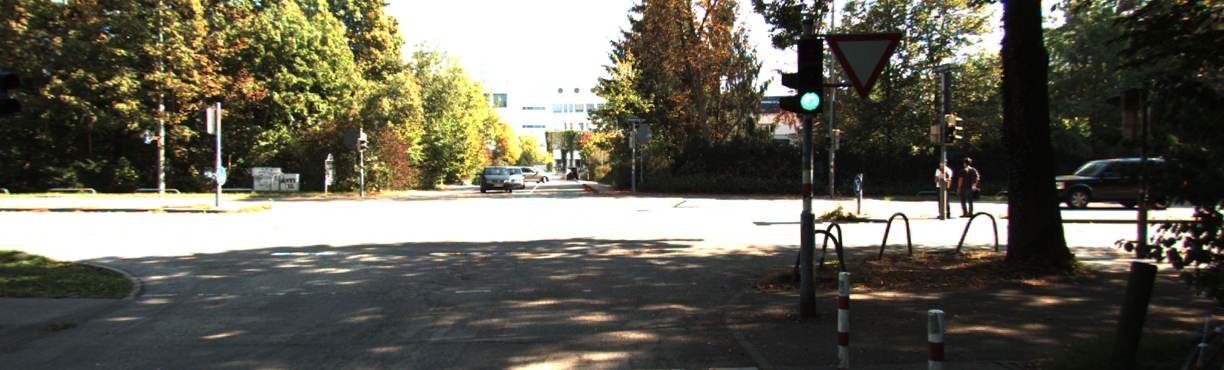
#> input picture project2/adaptive_hist_data/0000000000.png, 1224 x 370 px; its folder holds only this picture in this run
$ python HistogramEQ.py
#> lines starting #> are read from the running program, lines starting #| are printed output that depends on the picture
import cv2
import glob
import numpy as np
import matplotlib.pyplot as plt

def get_histogram(image, bins):

    histogram = np.zeros(bins)

    for pixel in image:
        histogram[pixel] += 1

    return histogram


def cumsum(a):
    a = iter(a)
    b = [next(a)]
    for i in a:
        b.append(b[-1] + i)
    return np.array(b)

def Normalize(cs):

    nj = (cs - cs.min()) * 255
    N = cs.max() - cs.min()
    cs = nj / N
    return cs


def user_input():
    while True:
        try:
            # cast to float
            initial_input = float(input("Please enter a number between 1 and 0"))      # check it is in the correct range and is so return
            if 0 <= initial_input <= 1:
                return (initial_input)
            # else tell user they are not in the correct range
            print("Please try again, it must be a number between 0 and 1")
        except ValueError:
            # got something that could not be cast to a float
            print("Input must be numeric.")
#> this loop made 1 pass; the answer given on pass 1: 1

def Histogram(image):

    # r = image[:,:,2]
    # g = image[:,:,1]
    # b = image[:,:,0]

    image = np.array(image)
    # imgr = np.asarray(r)
    # imgg = np.asarray(g)
    # imgb = np.asarray(b)

    flat = image.flatten()
    # flatr = imgr.flatten()
    # flatg = imgg.flatten()
    # flatb = imgb.flatten()

    hist = get_histogram(flat, 256)

    # histr = get_histogram(flatr, 256)
    # histg = get_histogram(flatg, 256)
    # histb = get_histogram(flatb, 256)

    cs = cumsum(hist)

    # csr = cumsum(histr)
    # csg = cumsum(histg)
    # csb = cumsum(histb)

    cs = Normalize(cs)

    # csr = Normalize(csr)
    # csg = Normalize(csg)
    # csb = Normalize(csb)

    cs = cs.astype('uint8')

    # csr = csr.astype('uint8')
    # csg = csg.astype('uint8')
    # csb = csb.astype('uint8')

    img_new = np.zeros((image.shape))

    # img_newr = np.zeros((image.shape[1],image.shape[0]))
    # img_newg = np.zeros((image.shape[1],image.shape[0]))
    # img_newb = np.zeros((image.shape[1],image.shape[0]))

    img_new = alpha * cs[flat] + ((1-alpha) * flat[flat])

    # [13 lines of commented-out code are left out]


    img_new = np.reshape(img_new, image.shape)

    img_new = img_new.astype('uint8')

    return img_new,hist,cs

def adaptive_equilize(img):
    img = img.copy()
    h, w = img.shape
    # h, w,_ = img.shape
    bh, bw = h//8, w//8
    # nrX = np.ceil(h/32).astype(int)
    # nrY = np.ceil(w/32).astype(int)
    # excX= int(32*(nrX-h/32))
    # excY= int(32*(nrY-w/32))
    # # r = img[:,:,2]
    # # g = img[:,:,1]
    # # b = img[:,:,0]
    # if excX!=0:

    #     # r = np.append(r,np.zeros((excX,img.shape[1])).astype(int),axis=0)
    #     # g = np.append(g,np.zeros((excX,img.shape[1])).astype(int),axis=0)
    #     # b = np.append(b,np.zeros((excX,img.shape[1])).astype(int),axis=0)

    #     img = np.append(img,np.zeros((excX,img.shape[1])).astype(int),axis=0)
    # if excY!=0:
    #     # r = np.append(r,np.zeros((img.shape[0],excY)).astype(int),axis=1)
    #     # g = np.append(g,np.zeros((img.shape[0],excY)).astype(int),axis=1)
    #     # b = np.append(b,np.zeros((img.shape[0],excY)).astype(int),axis=1)

    #     # img1 = np.zeros((r.shape[0],r.shape[1],3))
    #     # img1[:,:,2] = r
    #     # img1[:,:,1] = g
    #     # img1[:,:,0] = b
    #     img = np.append(img,np.zeros((img.shape[0],excY)).astype(int),axis=1)

    for i in range(8):
        for j in range(8):
            img[i*bh:(i+1)*bh, j*bw:(j+1)*bw],hist,cs = Histogram(img[i*bh:(i+1)*bh, j*bw:(j+1)*bw])
            img = np.array(img, dtype=np.uint8)
            # img = cv2.medianBlur(img, 3)
    return img,hist,cs


path = glob.glob(r"C:\Users\sahru\OneDrive\Desktop\ENPM673 - code\project2\adaptive_hist_data\*.png")

alpha = user_input()

for file in path:
    image = cv2.imread(file)
#> image is the input picture: shape (370, 1224, 3); mean B, G, R 83.7, 96.9, 98.8
    frame_width = image.shape[1]
#> frame_width = 1224
    frame_height = image.shape[0]
#> frame_height = 370

    imager = image[:,:,2]
    imageg = image[:,:,1]
    imageb = image[:,:,0]
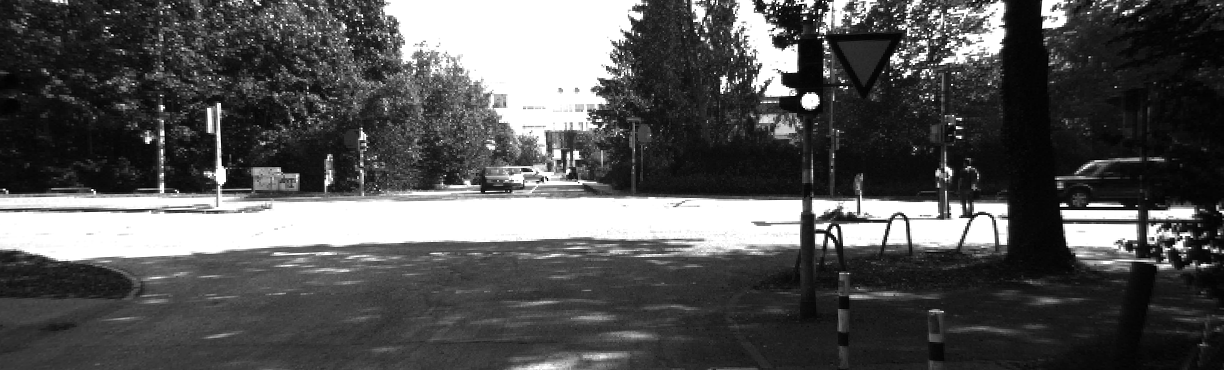
#> imageb: shape (370, 1224); min 0, max 255, mean 83.7

    img_histr,histr,csr = Histogram(imager)
#> the loop in get_histogram, `for pixel in image:` made 452880 passes
#> pixel on passes 1 to 3: 51, 58, 45
#> after the loop in get_histogram, `for pixel in image:`: histogram = 256 values, max 79851 at index 255, min 53 at index 1, mean 1769.1
#> in Histogram, `hist = get_histogram(flat, 256)`: hist has the same summary as histogram in get_histogram
#> in cumsum, `b = [next(a)]`: b = [196]
#> the loop in cumsum, `for i in a:` made 255 passes
#> i on passes 1 to 3: 53, 71, 135
#> after the loop in cumsum, `for i in a:`: b = 256 values from 196 to 452880
#> in Normalize, `nj = (cs - cs.min()) * 255`: nj = 256 values from 0 to 115434420
#> in Normalize, `N = cs.max() - cs.min()`: N = 452684
#> in Normalize, `cs = nj / N`: cs = 256 values from 0 to 255
#> histr has the same summary as histogram in get_histogram; csr = 256 values from 0 to 255
    img_histg,histg,csg = Histogram(imageg)
#> the loop in get_histogram (call 2), `for pixel in image:` made 452880 passes
#> pixel on passes 1 to 3: 80, 91, 66
#> in Histogram (call 2), `hist = get_histogram(flat, 256)`: hist = 256 values, max 70131 at index 255, min 2 at index 1, mean 1769.1
#> the loop in cumsum (call 2), `for i in a:` made 255 passes
#> i on passes 1 to 3: 2, 3, 77
#> in Histogram (call 2), `cs = cumsum(hist)`: cs = 256 values from 3 to 452880
#> in Histogram (call 2), `cs = Normalize(cs)`: cs = 256 values from 0 to 255
#> in Histogram (call 2), `img_new = np.reshape(img_new, image.shape)`:
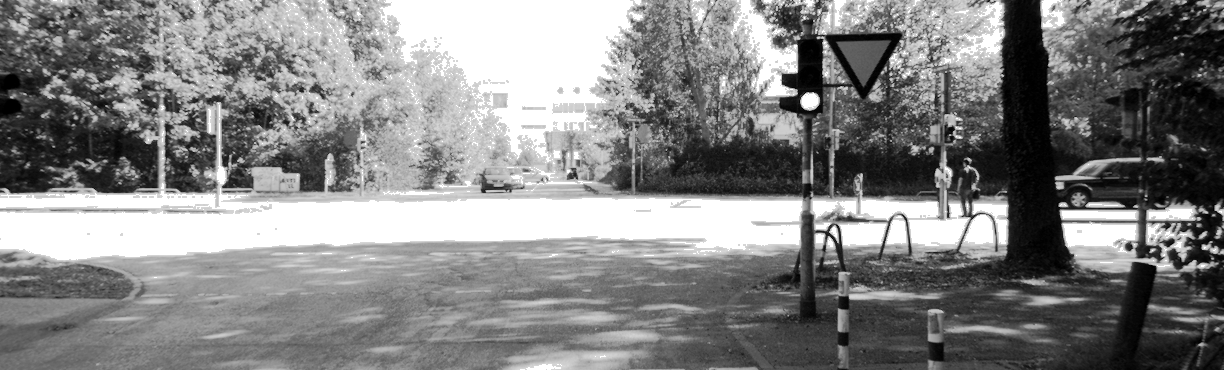
#> img_new: shape (370, 1224) float64; min 0, max 255, mean 130.9
#> histg has the same summary as hist in Histogram; csg = 256 values from 0 to 255
    img_histb,histb,csb = Histogram(imageb)
#> in Histogram (call 3), `hist = get_histogram(flat, 256)`: hist = 256 values, max 64971 at index 255, min 53 at index 1, mean 1769.1
#> in Histogram (call 3), `cs = cumsum(hist)`: cs = 256 values from 170 to 452880
#> in Histogram (call 3), `cs = Normalize(cs)`: cs = 256 values from 0 to 255
#> in Histogram (call 3), `img_new = np.reshape(img_new, image.shape)`:
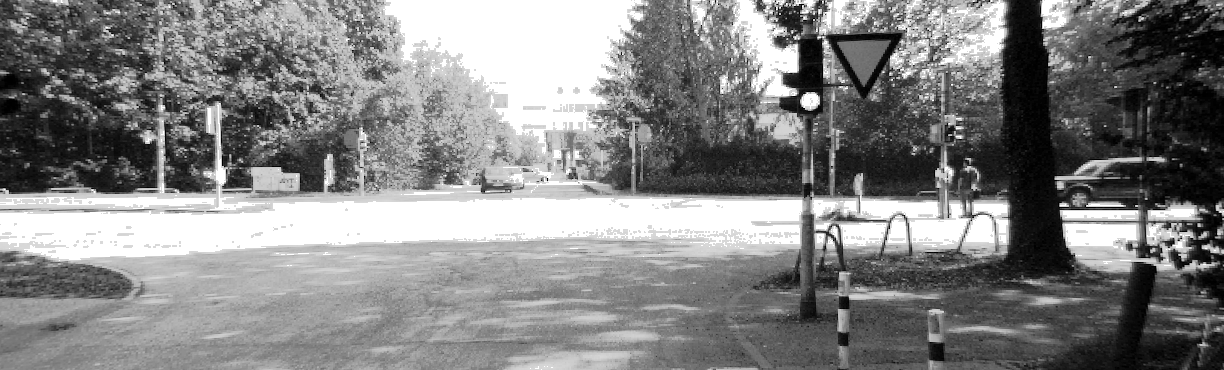
#> img_new: shape (370, 1224) float64; min 0, max 255, mean 130.6
#> histb has the same summary as hist in Histogram; csb = 256 values from 0 to 255

    img_histogram = np.zeros((img_histr.shape[0],img_histr.shape[1],3), np.uint8)

    img_histogram[:,:,2] = img_histr
    img_histogram[:,:,1] = img_histg
    img_histogram[:,:,0] = img_histb

    # [44 lines of commented-out code are left out]

    img_newr,histr,csr = adaptive_equilize(imager)
#> the loop in adaptive_equilize, `for i in range(8):` made 8 passes
#> after the loop in adaptive_equilize, `for i in range(8):`:
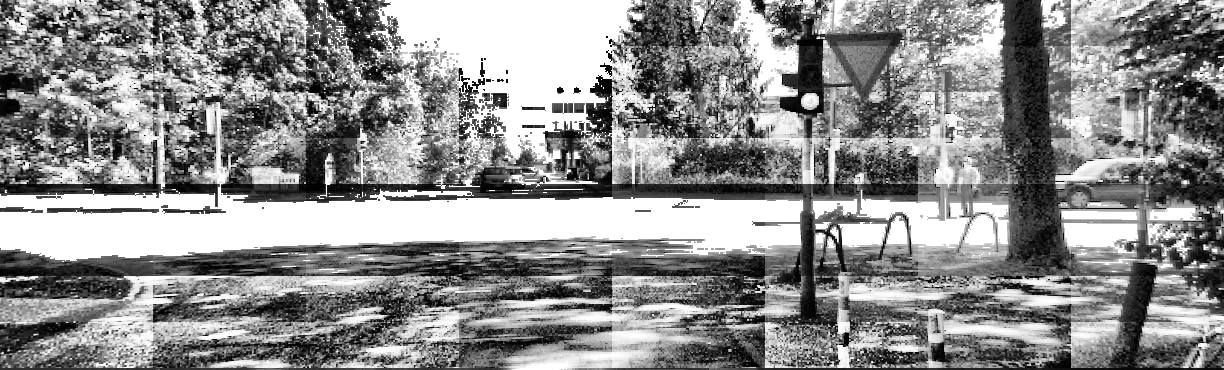
#> img: shape (370, 1224); min 0, max 255, mean 140.8
#> histr = 256 values, max 490 at index 13, min 0 at index 0, mean 27.49
    img_newg,histg,csg = adaptive_equilize(imageg)
#> after the loop in adaptive_equilize (call 2), `for i in range(8):`:
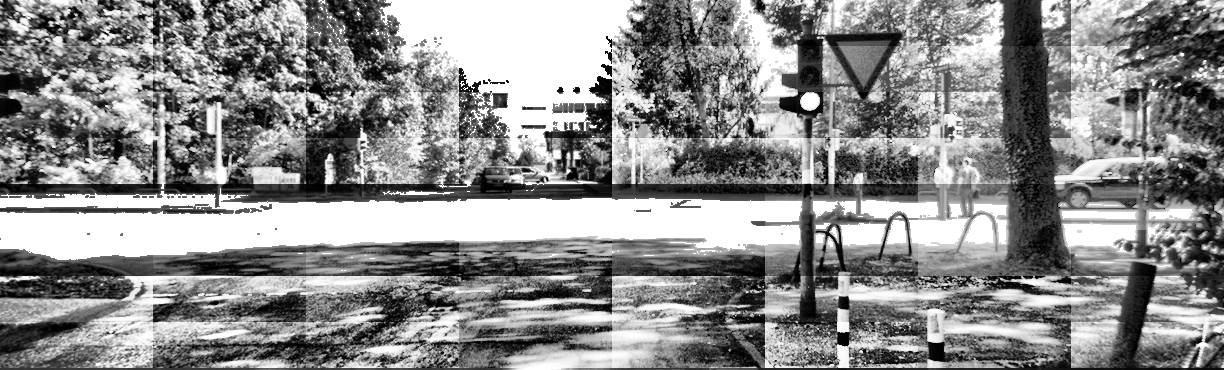
#> img: shape (370, 1224); min 0, max 255, mean 139.5
#> histg = 256 values, max 383 at index 14, min 0 at index 0, mean 27.49
    img_newb,histb,csb= adaptive_equilize(imageb)
#> the loop in adaptive_equilize (call 3), `for i in range(8):` made 8 passes
#> after the loop in adaptive_equilize (call 3), `for i in range(8):`:
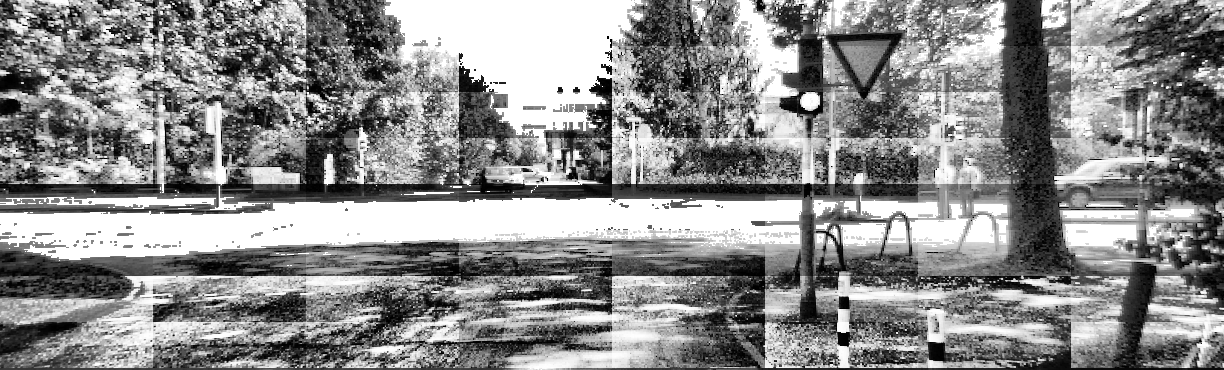
#> img: shape (370, 1224); min 0, max 255, mean 138.7
#> histb = 256 values, max 616 at index 10, min 0 at index 0, mean 27.49

    img_adaptive = np.zeros((img_newr.shape[0],img_newr.shape[1],3), np.uint8)

    img_adaptive[:,:,2] = img_newr
    img_adaptive[:,:,1] = img_newg
    img_adaptive[:,:,0] = img_newb
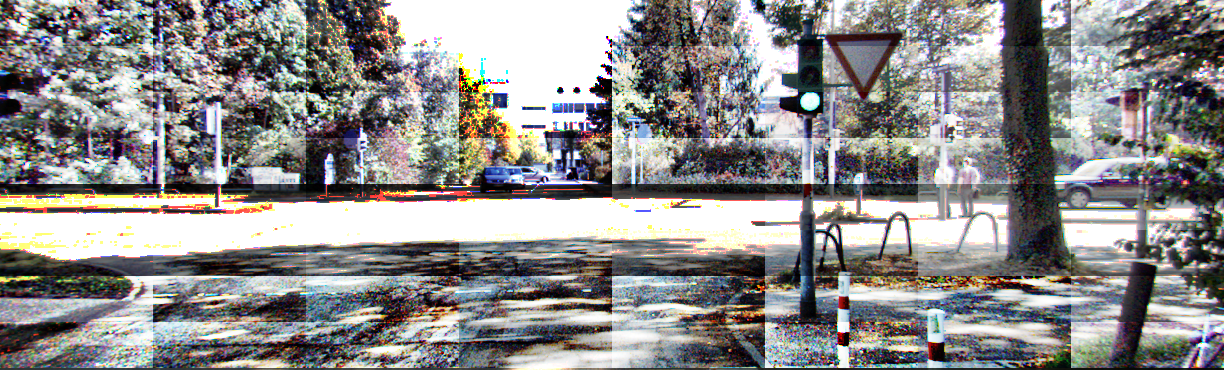
#> img_adaptive: shape (370, 1224, 3); mean of channels 0, 1, 2 138.7, 139.5, 140.8; drawn as B, G, R

    # [23 lines of commented-out code are left out]

    cv2.imshow('Histogram',img_histogram)
    cv2.imshow('Adaptive Histogram',img_adaptive)

    if cv2.waitKey(1) & 0xFF == ord('d'):
#> (key Esc is pressed here)
        break

cv2.destroyAllWindows()
